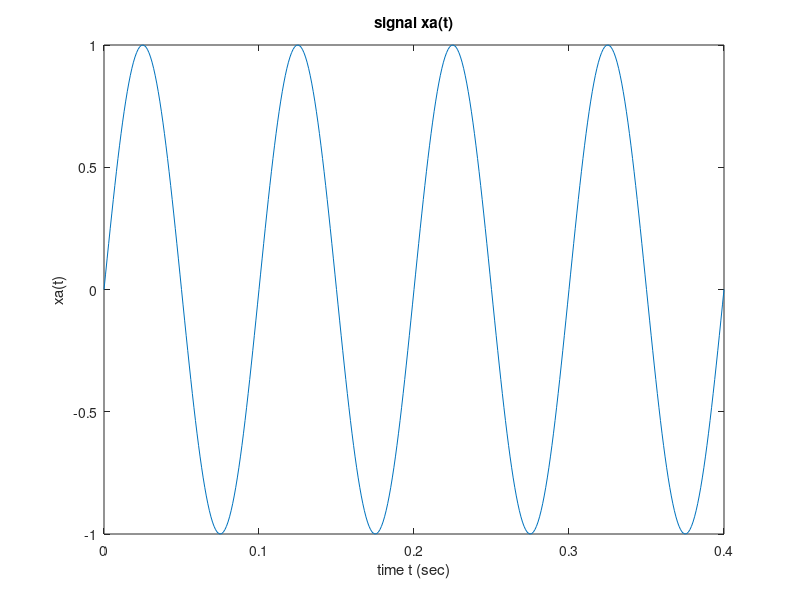

Source code (MATLAB):
% Generating a single-tone sine signal xa
clear;
f0=10;          % 10 Hz sine wave
dt=0.001;       % resolution
Length=0.4      % Total length =0.4 sec
t=0:dt:Length;
xa=sin(2*pi*f0*t);
plot(t,xa);
xlabel('time t (sec)'); ylabel('xa(t)');
title('signal xa(t)');


